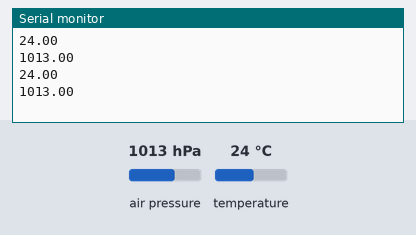
A sketch run on a simulated Arduino Uno, built with avr-gcc and run on an emulated ATmega328P. Parts: the last lines printed to the serial monitor. The inputs (shaded band) are chosen by the test bench; at power-on: air pressure 1013 hPa, temperature 24 °C.

Above: at 2.8 s.
2.9 s: air pressure set to 952 hPa
At 5.2 s:
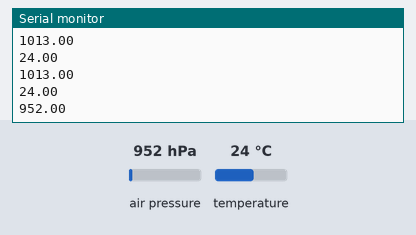
5.6 s: temperature set to 12 °C
At 7.0 s:
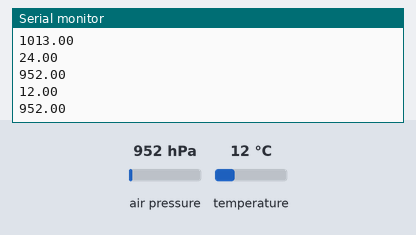
8.3 s: air pressure set to 975 hPa
At 11.4 s:
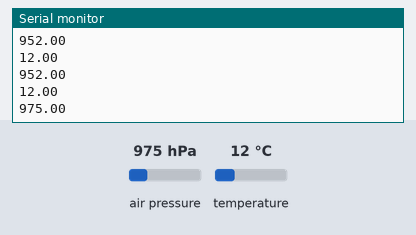
Timing chart, 0 to 12.9 s (numbered marks = the images above; inputs shaded):
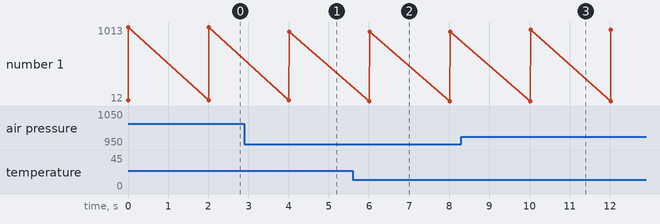

Measured:
- after the input at 2.9 s, the serial monitor: prints a new line after 1.1 s (image 1)
- after the input at 5.6 s, the serial monitor: prints a new line after 0.41 s (image 2)
- after the input at 8.3 s, the serial monitor: prints a new line after 1.7 s (image 3)
- plotted number 1: 1013 → 952 after the input at 2.9 s, 952 → 975 after the input at 8.3 s

The sketch:

BME280.ino
```cpp
#include <Wire.h>
#include <Adafruit_BME280.h>
Adafruit_BME280 bme;
void setup() { Serial.begin(9600); if (!bme.begin(0x76)) Serial.println("Kein BME280"); }
void loop() { Serial.println(bme.readTemperature()); Serial.println(bme.readPressure() / 100.0); delay(2000); }
```
